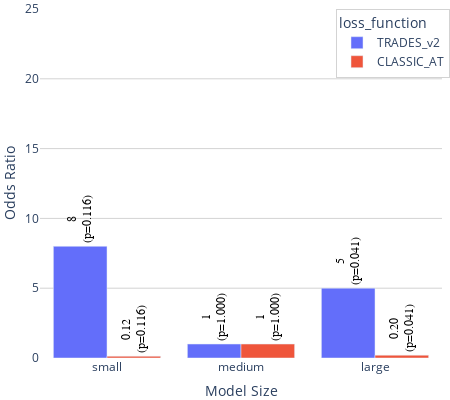
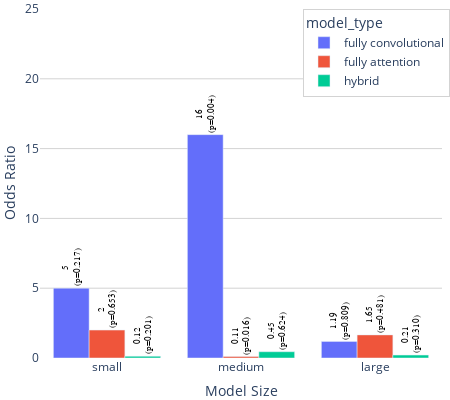
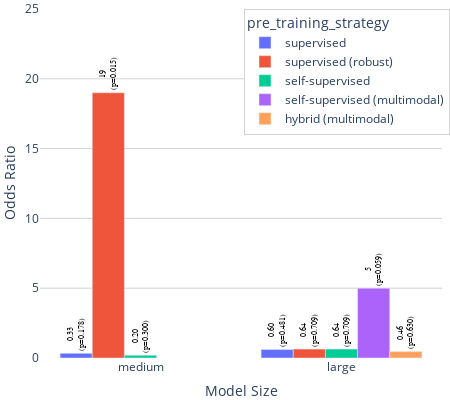

Notebook code cell kept with these figures, in order:
### Code cell
import plotly.express as px

# Create mapping from numeric size to categorical label
size_map = {"small":0, "medium":1, "large":2}

# Convert numeric size columns to categorical labels
combined_odds_loss["size_label"] = combined_odds_loss["size"].map(size_map)
combined_odds_architecture["size_label"] = combined_odds_architecture["size"].map(size_map)
combined_odds_pretraining["size_label"] = combined_odds_pretraining["size"].map(size_map)

plots = [
    ("loss_function", combined_odds_loss),
    ("model_type", combined_odds_architecture),
    ("pre_training_strategy", combined_odds_pretraining)
]


figs = []

for var, plot_df in plots:

    plot_df = plot_df.copy()
    plot_df["odds_ratio"] = plot_df["odds_ratio"].replace(0, 0)

    # plot_df["text_label"] = plot_df.apply(
    #     lambda row: (
    #         f'{int(row["odds_ratio"])}' if row["odds_ratio"] == int(row["odds_ratio"])
    #         else f'{row["odds_ratio"]:.2f}'
    #     ) + f'  (p:{row["p_value"]:.3f})',
    #     axis=1
    # )
    plot_df["text_label"] = plot_df.apply(
        lambda row: f'{int(row["odds_ratio"])}' if row["odds_ratio"] == int(row["odds_ratio"])
        else f'{row["odds_ratio"]:.2f}', axis=1 )
    plot_df["text_label"] = plot_df.apply(
        lambda row: f'{row["text_label"]}<br>(p={row["p_value"]:.3f})', axis=1)
            
    fig = px.bar(
        plot_df,
        x="size",
        y="odds_ratio",
        color=var,
        barmode="group",
        text="text_label",
        labels={"size_label": "Model Size", "odds_ratio": "Odds Ratio"},
    )

    fig.update_layout(yaxis=dict(range=[0, 25]),)

    fig.update_traces(
        textposition="outside",
        textangle=-90,  # Rotate text vertically
        textfont=dict(
            color="black",
            family="Arial"
        ),
        cliponaxis=False
    )

    if var == 'loss_function':
        fig.update_layout(
        uniformtext_minsize=11,  # or your desired minimum font size
        uniformtext_mode='show',  # force showing all text
        )
    else:
        fig.update_layout(
        uniformtext_minsize=7,  # or your desired minimum font size
        uniformtext_mode='show',  # force showing all text
        )



    fig.update_layout(
            margin=dict(l=0, r=0, t=0, b=0),  # remove all outer margins
            width=450,    # in pixels (~2.5 inches at 96 DPI)
            height=400,    # in pixels (~1.875 inches)
            yaxis_title="Odds Ratio",
            xaxis_title="Model Size",
            legend_title_text=var,
            
            # White background
            plot_bgcolor="white",
            paper_bgcolor="white",
            
            # Light grey grid
            xaxis=dict(showgrid=False, gridcolor="lightgrey"),
            yaxis=dict(showgrid=True, gridcolor="lightgrey"),
            
            # Legend inside figure
            legend=dict(    
                font=dict(size=12),  # Adjust font size here 
                yanchor="top",
                xanchor="right",
                bgcolor="rgba(255,255,255,1)",  # semi-transparent white box
                bordercolor="lightgrey",
                borderwidth=1
            )
        )
    fig.show()
    fig.write_image("./paper_figures/oddsratio_{}_{}.png".format(pn2,var), scale=3  )

### Figure 1 — Plotly figure (JSON) as saved in the notebook; plotly's stock layout.template omitted (floating-point values rounded to 4 significant figures)
{"data": [{"alignmentgroup": "True", "cliponaxis": false, "hovertemplate": "loss_function=TRADES_v2<br>size=%{x}<br>Odds Ratio=%{y}<br>text_label=%{text}<extra></extra>", "legendgroup": "TRADES_v2", "marker": {"color": "#636efa", "pattern": {"shape": ""}}, "name": "TRADES_v2", "offsetgroup": "TRADES_v2", "orientation": "v", "showlegend": true, "text": ["8<br>(p=0.116)", "1<br>(p=1.000)", "5<br>(p=0.041)"], "textangle": -90, "textfont": {"color": "black", "family": "Arial"}, "textposition": "outside", "type": "bar", "x": ["small", "medium", "large"], "xaxis": "x", "y": [8, 1, 5], "yaxis": "y"}, {"alignmentgroup": "True", "cliponaxis": false, "hovertemplate": "loss_function=CLASSIC_AT<br>size=%{x}<br>Odds Ratio=%{y}<br>text_label=%{text}<extra></extra>", "legendgroup": "CLASSIC_AT", "marker": {"color": "#EF553B", "pattern": {"shape": ""}}, "name": "CLASSIC_AT", "offsetgroup": "CLASSIC_AT", "orientation": "v", "showlegend": true, "text": ["0.12<br>(p=0.116)", "1<br>(p=1.000)", "0.20<br>(p=0.041)"], "textangle": -90, "textfont": {"color": "black", "family": "Arial"}, "textposition": "outside", "type": "bar", "x": ["small", "medium", "large"], "xaxis": "x", "y": [0.125, 1, 0.2], "yaxis": "y"}], "layout": {"barmode": "group", "height": 400, "legend": {"bgcolor": "rgba(255,255,255,1)", "bordercolor": "lightgrey", "borderwidth": 1, "font": {"size": 12}, "title": {"text": "loss_function"}, "tracegroupgap": 0, "xanchor": "right", "yanchor": "top"}, "margin": {"b": 0, "l": 0, "r": 0, "t": 0}, "paper_bgcolor": "white", "plot_bgcolor": "white", "uniformtext": {"minsize": 11, "mode": "show"}, "width": 450, "xaxis": {"anchor": "y", "domain": [0, 1], "gridcolor": "lightgrey", "showgrid": false, "title": {"text": "Model Size"}}, "yaxis": {"anchor": "x", "domain": [0, 1], "gridcolor": "lightgrey", "range": [0, 25], "showgrid": true, "title": {"text": "Odds Ratio"}}}}

### Figure 2 — Plotly figure (JSON) as saved in the notebook; plotly's stock layout.template omitted (floating-point values rounded to 4 significant figures)
{"data": [{"alignmentgroup": "True", "cliponaxis": false, "hovertemplate": "model_type=fully convolutional<br>size=%{x}<br>Odds Ratio=%{y}<br>text_label=%{text}<extra></extra>", "legendgroup": "fully convolutional", "marker": {"color": "#636efa", "pattern": {"shape": ""}}, "name": "fully convolutional", "offsetgroup": "fully convolutional", "orientation": "v", "showlegend": true, "text": ["5<br>(p=0.217)", "16<br>(p=0.004)", "1.19<br>(p=0.809)"], "textangle": -90, "textfont": {"color": "black", "family": "Arial"}, "textposition": "outside", "type": "bar", "x": ["small", "medium", "large"], "xaxis": "x", "y": [5, 16, 1.19], "yaxis": "y"}, {"alignmentgroup": "True", "cliponaxis": false, "hovertemplate": "model_type=fully attention<br>size=%{x}<br>Odds Ratio=%{y}<br>text_label=%{text}<extra></extra>", "legendgroup": "fully attention", "marker": {"color": "#EF553B", "pattern": {"shape": ""}}, "name": "fully attention", "offsetgroup": "fully attention", "orientation": "v", "showlegend": true, "text": ["2<br>(p=0.653)", "0.11<br>(p=0.016)", "1.65<br>(p=0.481)"], "textangle": -90, "textfont": {"color": "black", "family": "Arial"}, "textposition": "outside", "type": "bar", "x": ["small", "medium", "large"], "xaxis": "x", "y": [2, 0.1071, 1.655], "yaxis": "y"}, {"alignmentgroup": "True", "cliponaxis": false, "hovertemplate": "model_type=hybrid<br>size=%{x}<br>Odds Ratio=%{y}<br>text_label=%{text}<extra></extra>", "legendgroup": "hybrid", "marker": {"color": "#00cc96", "pattern": {"shape": ""}}, "name": "hybrid", "offsetgroup": "hybrid", "orientation": "v", "showlegend": true, "text": ["0.12<br>(p=0.201)", "0.45<br>(p=0.624)", "0.21<br>(p=0.310)"], "textangle": -90, "textfont": {"color": "black", "family": "Arial"}, "textposition": "outside", "type": "bar", "x": ["small", "medium", "large"], "xaxis": "x", "y": [0.125, 0.45, 0.2083], "yaxis": "y"}], "layout": {"barmode": "group", "height": 400, "legend": {"bgcolor": "rgba(255,255,255,1)", "bordercolor": "lightgrey", "borderwidth": 1, "font": {"size": 12}, "title": {"text": "model_type"}, "tracegroupgap": 0, "xanchor": "right", "yanchor": "top"}, "margin": {"b": 0, "l": 0, "r": 0, "t": 0}, "paper_bgcolor": "white", "plot_bgcolor": "white", "uniformtext": {"minsize": 7, "mode": "show"}, "width": 450, "xaxis": {"anchor": "y", "domain": [0, 1], "gridcolor": "lightgrey", "showgrid": false, "title": {"text": "Model Size"}}, "yaxis": {"anchor": "x", "domain": [0, 1], "gridcolor": "lightgrey", "range": [0, 25], "showgrid": true, "title": {"text": "Odds Ratio"}}}}

### Figure 3 — Plotly figure (JSON) as saved in the notebook; plotly's stock layout.template omitted (floating-point values rounded to 4 significant figures)
{"data": [{"alignmentgroup": "True", "cliponaxis": false, "hovertemplate": "pre_training_strategy=supervised<br>size=%{x}<br>Odds Ratio=%{y}<br>text_label=%{text}<extra></extra>", "legendgroup": "supervised", "marker": {"color": "#636efa", "pattern": {"shape": ""}}, "name": "supervised", "offsetgroup": "supervised", "orientation": "v", "showlegend": true, "text": ["0.33<br>(p=0.178)", "0.60<br>(p=0.481)"], "textangle": -90, "textfont": {"color": "black", "family": "Arial"}, "textposition": "outside", "type": "bar", "x": ["medium", "large"], "xaxis": "x", "y": [0.3333, 0.6044], "yaxis": "y"}, {"alignmentgroup": "True", "cliponaxis": false, "hovertemplate": "pre_training_strategy=supervised (robust)<br>size=%{x}<br>Odds Ratio=%{y}<br>text_label=%{text}<extra></extra>", "legendgroup": "supervised (robust)", "marker": {"color": "#EF553B", "pattern": {"shape": ""}}, "name": "supervised (robust)", "offsetgroup": "supervised (robust)", "orientation": "v", "showlegend": true, "text": ["19<br>(p=0.015)", "0.64<br>(p=0.709)"], "textangle": -90, "textfont": {"color": "black", "family": "Arial"}, "textposition": "outside", "type": "bar", "x": ["medium", "large"], "xaxis": "x", "y": [19, 0.6364], "yaxis": "y"}, {"alignmentgroup": "True", "cliponaxis": false, "hovertemplate": "pre_training_strategy=self-supervised<br>size=%{x}<br>Odds Ratio=%{y}<br>text_label=%{text}<extra></extra>", "legendgroup": "self-supervised", "marker": {"color": "#00cc96", "pattern": {"shape": ""}}, "name": "self-supervised", "offsetgroup": "self-supervised", "orientation": "v", "showlegend": true, "text": ["0.20<br>(p=0.300)", "0.64<br>(p=0.709)"], "textangle": -90, "textfont": {"color": "black", "family": "Arial"}, "textposition": "outside", "type": "bar", "x": ["medium", "large"], "xaxis": "x", "y": [0.2, 0.6364], "yaxis": "y"}, {"alignmentgroup": "True", "cliponaxis": false, "hovertemplate": "pre_training_strategy=self-supervised (multimodal)<br>size=%{x}<br>Odds Ratio=%{y}<br>text_label=%{text}<extra></extra>", "legendgroup": "self-supervised (multimodal)", "marker": {"color": "#ab63fa", "pattern": {"shape": ""}}, "name": "self-supervised (multimodal)", "offsetgroup": "self-supervised (multimodal)", "orientation": "v", "showlegend": true, "text": ["5<br>(p=0.059)"], "textangle": -90, "textfont": {"color": "black", "family": "Arial"}, "textposition": "outside", "type": "bar", "x": ["large"], "xaxis": "x", "y": [5], "yaxis": "y"}, {"alignmentgroup": "True", "cliponaxis": false, "hovertemplate": "pre_training_strategy=hybrid (multimodal)<br>size=%{x}<br>Odds Ratio=%{y}<br>text_label=%{text}<extra></extra>", "legendgroup": "hybrid (multimodal)", "marker": {"color": "#FFA15A", "pattern": {"shape": ""}}, "name": "hybrid (multimodal)", "offsetgroup": "hybrid (multimodal)", "orientation": "v", "showlegend": true, "text": ["0.46<br>(p=0.630)"], "textangle": -90, "textfont": {"color": "black", "family": "Arial"}, "textposition": "outside", "type": "bar", "x": ["large"], "xaxis": "x", "y": [0.4583], "yaxis": "y"}], "layout": {"barmode": "group", "height": 400, "legend": {"bgcolor": "rgba(255,255,255,1)", "bordercolor": "lightgrey", "borderwidth": 1, "font": {"size": 12}, "title": {"text": "pre_training_strategy"}, "tracegroupgap": 0, "xanchor": "right", "yanchor": "top"}, "margin": {"b": 0, "l": 0, "r": 0, "t": 0}, "paper_bgcolor": "white", "plot_bgcolor": "white", "uniformtext": {"minsize": 7, "mode": "show"}, "width": 450, "xaxis": {"anchor": "y", "domain": [0, 1], "gridcolor": "lightgrey", "showgrid": false, "title": {"text": "Model Size"}}, "yaxis": {"anchor": "x", "domain": [0, 1], "gridcolor": "lightgrey", "range": [0, 25], "showgrid": true, "title": {"text": "Odds Ratio"}}}}
